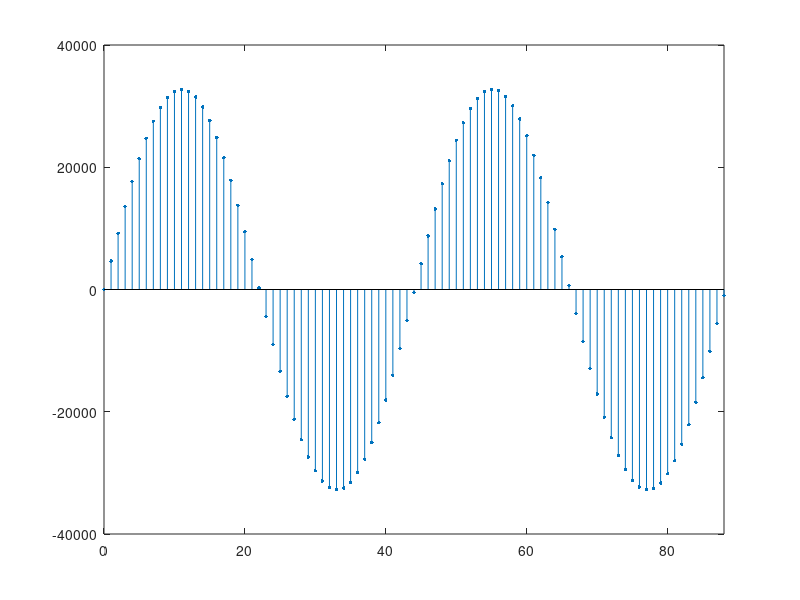

This chart was generated by the following MATLAB code: (Note: this script raises an error after producing the figure.)
indices = [0:88];
graph = stem(indices, sin(indices*pi*2 * 1000 / 44100) * 32767);
set(graph, 'marker', '.');
set(graph, 'markersize', 8);
set(gca(), 'xlim', [0 indices(end)]);
format_waveform_plot();
set(gca(), 'xlabel', 'Time (samples)');
set(gca(), 'ylabel', 'Sample value');
set(gca(), 'ytick', [-32767 -16384 0 16384 32767]);
set(gca(), 'ylim', [-32768 32767]);
